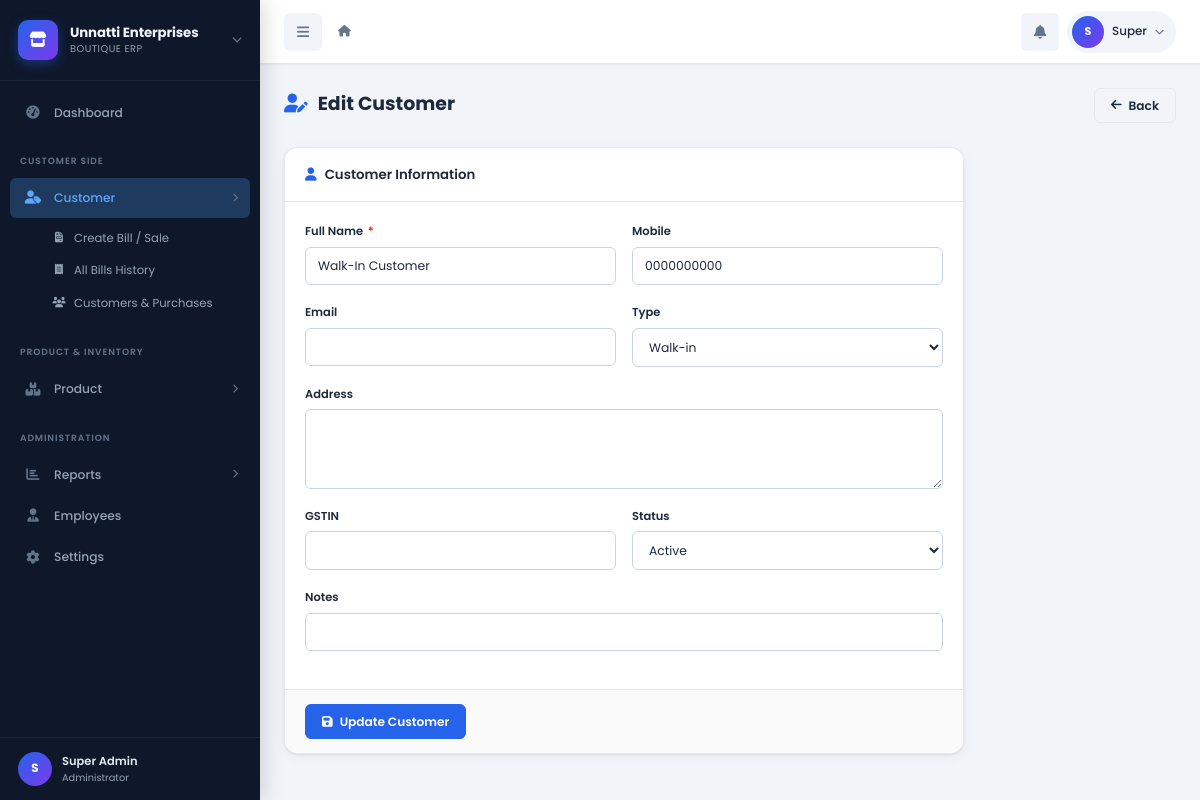
/admin/customers/edit.php?id=1 (signed in), run on the app's committed database.
### tables this page shows
CREATE TABLE IF NOT EXISTS `customers` (
  `id`                  INT AUTO_INCREMENT PRIMARY KEY,
  `name`                VARCHAR(100)  NOT NULL,
  `mobile`              VARCHAR(15)   DEFAULT NULL,
  `email`               VARCHAR(100)  DEFAULT NULL,
  `address`             TEXT,
  `gstin`               VARCHAR(20)   DEFAULT NULL,
  `customer_type`       ENUM('retail','wholesale','walk-in') NOT NULL DEFAULT 'retail',
  `outstanding_balance` DECIMAL(12,2) NOT NULL DEFAULT 0.00,
  `total_purchases`     DECIMAL(14,2) NOT NULL DEFAULT 0.00,
  `notes`               TEXT,
  `created_by`          INT           DEFAULT NULL,
  `status`              ENUM('active','inactive') NOT NULL DEFAULT 'active',
  `created_at`          TIMESTAMP DEFAULT CURRENT_TIMESTAMP,
  `updated_at`          TIMESTAMP DEFAULT CURRENT_TIMESTAMP ON UPDATE CURRENT_TIMESTAMP,
  INDEX `idx_cust_mobile` (`mobile`),
  INDEX `idx_cust_name`   (`name`)
);

### config/database.php (called while the page is built, shortened)
<?php
class Database {
    private static $instance = null;
    private $pdo;
    private function __construct() {
        $dsn     = "mysql:host=" . DB_HOST . ";dbname=" . DB_NAME . ";charset=" . DB_CHARSET;
        $options = [
            PDO::ATTR_ERRMODE            => PDO::ERRMODE_EXCEPTION,
            PDO::ATTR_DEFAULT_FETCH_MODE => PDO::FETCH_ASSOC,
            PDO::ATTR_EMULATE_PREPARES   => false,
            PDO::MYSQL_ATTR_INIT_COMMAND => "SET NAMES utf8mb4 COLLATE utf8mb4_unicode_ci, time_zone='+05:30'",
        ];
        try {
            $this->pdo = new PDO($dsn, DB_USER, DB_PASS, $options);
        } catch (PDOException $e) {
            error_log("DB Connection Error: " . $e->getMessage());
            die(json_encode(['error' => 'Database connection failed. Please check configuration.']));
        }
    }
    public static function getInstance() {
        if (self::$instance === null) {
            self::$instance = new Database();
        }
        return self::$instance;
    }
    public function query($sql, $params = []) {
        $stmt = $this->pdo->prepare($sql);
        $stmt->execute($params);
        return $stmt;
    }
    public function fetchOne($sql, $params = []) {
        return $this->query($sql, $params)->fetch();
    }
}
function db() {
    return Database::getInstance();
}

### includes/functions.php (called while the page is built, shortened)
<?php
function e($value): string {
    return htmlspecialchars((string)$value, ENT_QUOTES | ENT_HTML5, 'UTF-8');
}

### admin/customers/edit.php (the view, shortened to what this page needs)
<?php
require_once dirname(dirname(__DIR__)) . '/includes/functions.php';
$id = (int)($_GET['id'] ?? 0);
$customer = db()->fetchOne("SELECT * FROM customers WHERE id=?", [$id]);
include dirname(dirname(__DIR__)) . '/includes/header.php';
?>
<div class="page-header">
  <div class="page-header-left"><h1 class="page-title"><i class="fas fa-user-edit text-primary" style="margin-right:10px"></i>Edit Customer</h1></div>
  <div class="page-header-right"><a href="<?= APP_URL ?>/admin/customers/view.php?id=<?= $id ?>" class="btn btn-light"><i class="fas fa-arrow-left"></i> Back</a></div>
</div>
<form method="POST" style="max-width:680px">
  <div class="card">
    <div class="card-header"><span class="card-title"><i class="fas fa-user"></i> Customer Information</span></div>
    <div class="card-body">
      <div class="form-row cols-2">
        <div class="form-group"><label class="form-label">Full Name <span class="required">*</span></label><input type="text" name="name" class="form-control" required value="<?= e($customer['name']) ?>"></div>
        <div class="form-group"><label class="form-label">Mobile</label><input type="tel" name="mobile" class="form-control" value="<?= e($customer['mobile']??'') ?>"></div>
      </div>
      <div class="form-row cols-2">
        <div class="form-group"><label class="form-label">Email</label><input type="email" name="email" class="form-control" value="<?= e($customer['email']??'') ?>"></div>
        <div class="form-group"><label class="form-label">Type</label>
          <select name="type" class="form-select">
            <?php foreach (['retail','wholesale','walk-in'] as $t): ?>
            <option value="<?= $t ?>" <?= $customer['customer_type']===$t?'selected':'' ?>><?= ucfirst($t) ?></option>
            <?php endforeach; ?>
          </select>
        </div>
      </div>
      <div class="form-group"><label class="form-label">Address</label><textarea name="address" class="form-control" rows="2"><?= e($customer['address']??'') ?></textarea></div>
      <div class="form-row cols-2">
        <div class="form-group"><label class="form-label">GSTIN</label><input type="text" name="gstin" class="form-control" value="<?= e($customer['gstin']??'') ?>"></div>
        <div class="form-group"><label class="form-label">Status</label>
          <select name="status" class="form-select">
            <option value="active" <?= $customer['status']==='active'?'selected':'' ?>>Active</option>
          </select>
        </div>
      </div>
      <div class="form-group mb-0"><label class="form-label">Notes</label><input type="text" name="notes" class="form-control" value="<?= e($customer['notes']??'') ?>"></div>
    </div>
    <div class="card-footer"><button type="submit" class="btn btn-primary"><i class="fas fa-save"></i> Update Customer</button></div>
  </div>
</form>
<?php include dirname(dirname(__DIR__)) . '/includes/footer.php'; ?>

### assets/css/style.css (style rules this page uses)
:root { --sidebar-bg: #0f172a; --sidebar-active-bg: #1e3a5f; --sidebar-hover-bg: rgba(255,255,255,0.06); --sidebar-text: #94a3b8; --sidebar-active-text: #60a5fa; --sidebar-icon: #64748b; --sidebar-width: 260px; --sidebar-collapsed-width: 70px; --topbar-height: 64px; --bg: #f1f5f9; --card-bg: #ffffff; --border: #e2e8f0; --input-border: #cbd5e1; --primary: #2563eb; --primary-hover: #1d4ed8; --primary-light: #dbeafe; --secondary: #7c3aed; --secondary-light: #ede9fe; --success: #059669; --success-light: #d1fae5; --warning: #d97706; --warning-light: #fef3c7; --danger: #dc2626; --danger-light: #fee2e2; --info: #0891b2; --info-light: #cffafe; --text: #1e293b; --text-muted: #64748b; --text-light: #94a3b8; --shadow-sm: 0 1px 2px rgba(0,0,0,0.05); --shadow: 0 1px 3px rgba(0,0,0,0.08), 0 4px 16px rgba(0,0,0,0.04); --shadow-md: 0 4px 6px rgba(0,0,0,0.07), 0 10px 30px rgba(0,0,0,0.06); --shadow-lg: 0 10px 15px rgba(0,0,0,0.1), 0 20px 40px rgba(0,0,0,0.08); --radius-sm: 6px; --radius: 10px; --radius-lg: 14px; --radius-xl: 20px; --transition: all 0.22s cubic-bezier(0.4,0,0.2,1); --transition-slow: all 0.35s cubic-bezier(0.4,0,0.2,1); --font: 'Poppins', -apple-system, BlinkMacSystemFont, sans-serif; }
*, *::before, *::after { box-sizing: border-box; margin: 0; padding: 0; }
html { font-size: 14px; -webkit-text-size-adjust: 100%; scroll-behavior: smooth; }
body { font-family: var(--font); font-size: 0.9rem; color: var(--text); background: var(--bg); line-height: 1.6; -webkit-font-smoothing: antialiased; overflow-x: hidden; }
a { color: var(--primary); text-decoration: none; transition: var(--transition); }
button { cursor: pointer; font-family: var(--font); }
h1, h2, h3, h4, h5, h6 { font-weight: 600; line-height: 1.3; color: var(--text); }
h1 { font-size: 1.6rem; }
.page-header { display: flex; align-items: center; justify-content: space-between; margin-bottom: 24px; gap: 16px; flex-wrap: wrap; width: 100%; max-width: 100%; min-width: 0; }
.page-header-left { flex: 1; }
.page-title { font-size: 1.35rem; font-weight: 700; color: var(--text); margin-bottom: 2px; }
.page-header-right { display: flex; gap: 10px; align-items: center; flex-wrap: wrap; }
.card { background: var(--card-bg); border: 1px solid var(--border); border-radius: var(--radius-lg); box-shadow: var(--shadow); overflow: hidden; margin-bottom: 20px; width: 100%; max-width: 100%; min-width: 0; }
.card-header { padding: 16px 20px; border-bottom: 1px solid var(--border); display: flex; align-items: center; justify-content: space-between; gap: 12px; flex-wrap: wrap; background: #fff; }
.card-title { font-size: 0.95rem; font-weight: 600; color: var(--text); display: flex; align-items: center; gap: 8px; }
.card-title i { color: var(--primary); }
.card-body { padding: 20px; }
.card-footer { padding: 14px 20px; border-top: 1px solid var(--border); background: #fafafa; }
.btn { display: inline-flex; align-items: center; gap: 7px; padding: 8px 16px; border-radius: var(--radius-sm); font-family: var(--font); font-size: 0.868rem; font-weight: 600; border: 1.5px solid transparent; cursor: pointer; transition: var(--transition); white-space: nowrap; text-decoration: none; line-height: 1.4; outline: none; }
.btn-primary { background: var(--primary); color: #fff; border-color: var(--primary); }
.btn-light { background: var(--bg); color: var(--text); border-color: var(--border); }
.form-group { margin-bottom: 18px; }
.form-label { display: block; font-size: 0.82rem; font-weight: 600; color: var(--text); margin-bottom: 6px; }
.form-label .required { color: var(--danger); margin-left: 2px; }
.form-control, .form-select { display: block; width: 100%; padding: 9px 12px; font-size: 0.88rem; font-family: var(--font); color: var(--text); background: #fff; border: 1.5px solid var(--input-border); border-radius: var(--radius-sm); transition: var(--transition); outline: none; line-height: 1.5; }
.form-control::placeholder { color: var(--text-light); }
.form-select { cursor: pointer; }
textarea.form-control { resize: vertical; min-height: 80px; }
.form-row { display: grid; gap: 16px; }
.form-row.cols-2 { grid-template-columns: 1fr 1fr; }
.text-primary { color: var(--primary); }
.card-body { overflow: visible !important; }

### data on the page
customers: name "Walk-In Customer", mobile "0000000000", type "Walk-in", status "Active"

### other printed values
$businessName "Unnatti Enterprises"
substr($user['name'] ?? 'A', 0, 1) "S"
$user['name'] "Super Admin"
substr($user['name'], 0, 1) "S"
explode(' ', $user['name'])[0] "Super"
